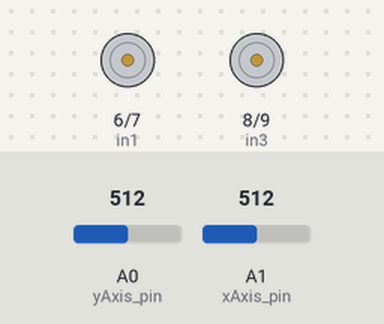
Simulated run of this sketch. Board: Arduino Uno, built with avr-gcc and run on an emulated ATmega328P. Parts: motor-driver pin pairs drawn as motors (green arrow = first pin HIGH = forward, orange = second pin HIGH = backward, longer = more drive, scaled by the enable pin). The inputs (shaded band) are chosen by the test bench; at power-on: A0 (yAxis_pin) = 512, A1 (xAxis_pin) = 512.

Above: at 1.3 s.
1.4 s: A0 (yAxis_pin) set to 560
2.9 s: A1 (xAxis_pin) set to 560
At 4.1 s:
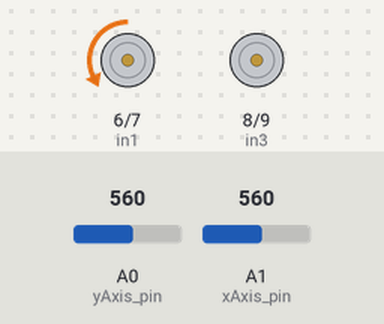
4.4 s: A0 (yAxis_pin) set to 533
At 5.3 s:
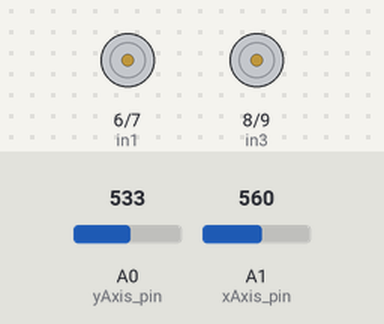
5.9 s: A1 (xAxis_pin) set to 460
7.4 s: A1 (xAxis_pin) set to 306
At 7.8 s:
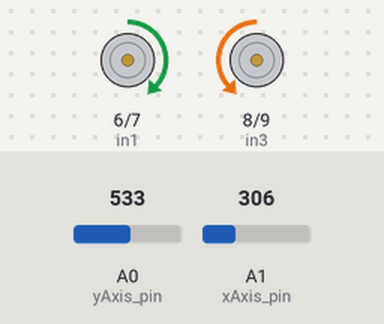
8.9 s: A0 (yAxis_pin) set to 482
10.4 s: A0 (yAxis_pin) set to 451
At 11.4 s:
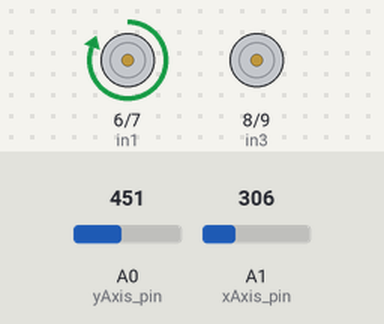
Timing chart, 0 to 13.0 s (numbered marks = the images above; inputs shaded):
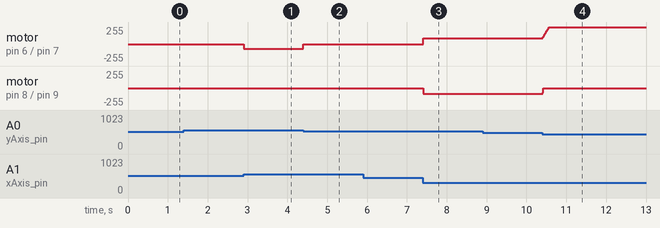

Measured:
- the behaviour switches between 550 and 549 on A0 (yAxis_pin) (found by bisection; images 1 and 2)
- the behaviour switches between 469 and 468 on A0 (yAxis_pin) (found by bisection; images 3 and 4)
- after the input at 2.9 s, motor on pin 6 (in1) / pin 7 (in2): stopped → backward 70/255 at once
- after the input at 4.4 s, motor on pin 6 (in1) / pin 7 (in2): backward 70/255 → stopped at once
- after the input at 7.4 s, motor on pin 6 (in1) / pin 7 (in2): stopped → forward 88/255 at once; motor on pin 8 (in3) / pin 9 (in4): stopped → backward 88/255 at once
- after the input at 8.9 s, every drawn part: stays the same
- after the input at 10.4 s, motor on pin 6 (in1) / pin 7 (in2): moves from forward 88/255 to forward 255/255 over 0.16 s, starting at once; motor on pin 8 (in3) / pin 9 (in4): backward 88/255 → stopped at once

The sketch:

wheel_chair_joystick_control.ino
```cpp
#define yAxis_pin A0 // Joysticks Y-axis
#define xAxis_pin A1 // Joysticks X-axis
#define enA 5
#define in1 6
#define in2 7
#define in3 8
#define in4 9
#define enB 10
int motorSpeedA = 0;
int motorSpeedB = 0;
void setup(){
pinMode(xAxis_pin, INPUT);
pinMode(yAxis_pin, INPUT);
pinMode(enA, OUTPUT);
pinMode(in1, OUTPUT);
pinMode(in2, OUTPUT);
pinMode(in3, OUTPUT);
pinMode(in4, OUTPUT);
pinMode(enB, OUTPUT);
delay(100);
}
void loop(){
int xAxis = analogRead(xAxis_pin); // Read Joysticks X-axis
int yAxis = analogRead(yAxis_pin); // Read Joysticks Y-axis
// If joystick stays in middle the motors are not moving
if(xAxis > 470 && xAxis <550 && yAxis > 470 && yAxis <550){Stop();}
if (xAxis > 470 && xAxis <550){
// Y-axis used for left and right control
if (yAxis < 470){turnRight();
// Convert the declining Y-axis readings for going backward from 470 to 0 into 0 to 255 value for the PWM signal for increasing the motor speed
motorSpeedA = map(yAxis, 470, 0, 0, 255);
motorSpeedB = map(yAxis, 470, 0, 0, 255);
}

if (yAxis > 550) {turnLeft();
// Convert the increasing Y-axis readings for going forward from 550 to 1023 into 0 to 255 value for the PWM signal for increasing the motor speed
motorSpeedA = map(yAxis, 550, 1023, 0, 255);
motorSpeedB = map(yAxis, 550, 1023, 0, 255);
}

}else{

if (yAxis > 470 && yAxis <550){
// X-axis used for forward and backward control
if (xAxis < 470){forword();}
if (xAxis > 550){backword();}

if (xAxis < 470){
// Convert the declining X-axis readings for going backward from 470 to 0 into 0 to 255 value for the PWM signal for increasing the motor speed
motorSpeedA = map(xAxis, 470, 0, 0, 255);
motorSpeedB = map(xAxis, 470, 0, 0, 255);
}

if (xAxis > 550){
  motorSpeedA = map(xAxis, 550, 1023, 0, 255);
  motorSpeedB = map(xAxis, 550, 1023, 0, 255);
}

}else{

if(xAxis < 470){forword();}
if(xAxis > 550){backword();}

if(yAxis < 470){
  // Convert the declining Y-axis readings from 470 to 0 into increasing 0 to 255 value

  int yMapped = map(yAxis, 470, 0, 0, 255);
  // Move to left - decrease left motor speed, increase right motor speed
  motorSpeedA = motorSpeedA + yMapped;
  motorSpeedB = motorSpeedB - yMapped;
  // Confine the range from 0 to 255
  if(motorSpeedA > 255) {motorSpeedA = 255;}
  if(motorSpeedB > 70){motorSpeedB = 70;}
}

if (yAxis > 550){
  // Convert the increasing Y-axis readings from 550 to 1023 into 0 to 255 value
  int yMapped = map(yAxis, 550, 1023, 0, 255);
  // Move right - decrease right motor speed, increase left motor speed
  motorSpeedA = motorSpeedA - yMapped;
  motorSpeedB = motorSpeedB + yMapped;
  // Confine the range from 0 to 255
  if(motorSpeedA < 70){motorSpeedA = 70;}
  if(motorSpeedB > 255){motorSpeedB = 255;}
  }
  }
}

// Prevent buzzing at low speeds (Adjust according to your motors. My motors couldn't start moving if PWM value was below value of 70)
if(motorSpeedA < 70){motorSpeedA = 0;}
if(motorSpeedB < 70){motorSpeedB = 0;}
analogWrite(enA, motorSpeedA); // Send PWM signal to motor A
analogWrite(enB, motorSpeedB); // Send PWM signal to motor B
delay(10);
}
void forword(){
// Set Motor A forward
digitalWrite(in1, HIGH);
digitalWrite(in2, LOW);
// Set Motor B forward
digitalWrite(in3, LOW);

digitalWrite(in4, HIGH);
}
void backword(){
// Set Motor A backward
digitalWrite(in1, LOW);
digitalWrite(in2, HIGH);
// Set Motor B backward
digitalWrite(in3, HIGH);
digitalWrite(in4, LOW);
}
void turnRight(){
// Set Motor A forward
digitalWrite(in1, HIGH);
digitalWrite(in2, LOW);
// Set Motor B backward
digitalWrite(in3, HIGH);
digitalWrite(in4, LOW);
}
void turnLeft(){
// Set Motor B backward
digitalWrite(in1, LOW);
digitalWrite(in2, HIGH);
// Set Motor B forward
digitalWrite(in3, LOW);
digitalWrite(in4, HIGH);
}
void Stop(){
// Set Motor A stop
digitalWrite(in1, LOW);
digitalWrite(in2, LOW);
// Set Motor B stop
digitalWrite(in3, LOW);
digitalWrite(in4, LOW);
}
```
